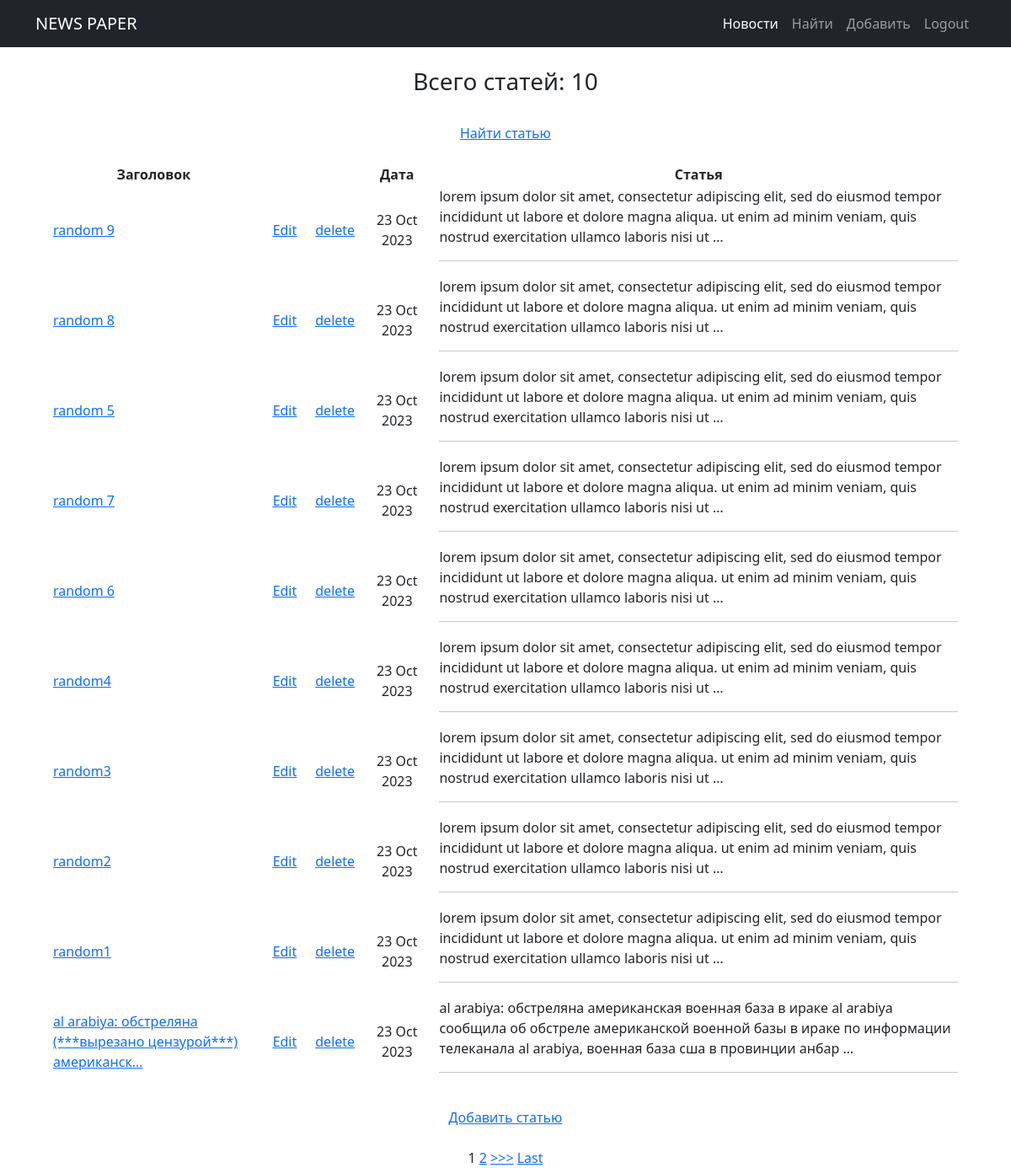
Page /news/ (signed in) on the committed database.
### news/models.py (models this page shows, shortened)
class Post(models.Model):
    author = models.ForeignKey(Author, on_delete=models.CASCADE)
    NEWS = 'NW'
    ARTICLE = 'AR'
    CATEGORY_CHOICES = (
        (NEWS, 'Новость'),
        (ARTICLE, 'Статья')
    )
    categoryType = models.CharField(max_length=2, choices=CATEGORY_CHOICES, default=ARTICLE)
    dateCreation = models.DateTimeField(auto_now_add=True)
    postCategory = models.ManyToManyField(Category, through='PostCategory')
    title = models.CharField(max_length=128)
    text = models.TextField()
    rating = models.SmallIntegerField(default=0)

### news/views.py (the view)
# urls.py: path('', NewsList.as_view(), name='news_list'), # т.к. сам по себе это класс, то нам надо представить этот класс в виде view.
class NewsList(ListView):
    model = Post  # указываем модель, объекты которой мы будем выводить
    template_name = 'news.html'  # указываем имя шаблона, в котором будет лежать HTML,
    context_object_name = 'news'  # это имя списка, в котором будут лежать все объекты,
    ordering = ['-dateCreation'] # сортировка по дате публикации, сначала более новые /  queryset = Post.objects.order_by('-dateCreation')
    paginate_by = 10 # поставим постраничный вывод в один элемент

### news/templatetags/custom_filters.py (called while the page is built)
@register.filter(name='censor') # регистрируем наш фильтр под именем censor,
def censor(censor_text): # первый аргумент здесь — это то значение, к которому надо применить фильтр,
    for word in censor_words:
        censor_text = censor_text.lower().replace(word.lower(), '(***ВЫРЕЗАНО ЦЕНЗУРОЙ***)')  # переводим в строчные буквы, заменяем на *censor*
    return censor_text # возвращаемое функцией значение — это то значение, которое подставится к нам в шаблон

### templates/news.html (shortened to what this page needs)
{% extends 'flatpages/default.html' %}
{% load custom_filters %}
{% block content %}
    <br>
    <h3> Всего статей: {{ news|length }} </h3>
    <br>
    {% if news %}
        <a href="{% url 'post_search' %}"> Найти статью </a>
        <br>
        <br>
        <table style="border-collapse: separate; border-spacing: 20px 0;">
            <tr>
                <td><strong>Заголовок</strong></td>
                <td></td>
                <td></td>
                <td><strong>Дата</strong></td>
                <td><strong>Статья</strong></td>
            </tr>
            {% for post in news %}
                <tr>
                    <td class="text-start">
                        <a href="{% url 'post_detail' post.id %}"> {{ post.title|censor|truncatechars:60  }}</a>
                    </td>
                    <td>
                        <a href="{% url 'post_update' post.id %}"><u>Edit</u></a>
                    </td>
                    <td>
                        <a href="{% url 'post_delete' post.id %}"><u> delete </u></a>
                    </td>
                    <td> {{ post.dateCreation|date:'d M Y' }} </td>
                    <td class="text-start"> {{ post.text|censor|truncatechars:200 }} <hr></td>
                </tr>
            {% endfor %}
        </table>
        {% else %}
            <br>
            <h2>Нет совпадений</h2>
    {% endif %}
    <br>
    <a href="{% url 'post_create' %}">Добавить статью</a> <br><br>
    {% if is_paginated %}
        {% for num in page_obj.paginator.page_range %}
            {% if page_obj.number == num %}
                <a>{{ num }}</a>
            {% elif num > page_obj.number|add:'-3' and num < page_obj.number|add:'3' %}
                <a href="?page={{ num }}">{{ num }}</a>
            {% endif %}
        {% endfor %}
        {% if page_obj.has_next %}
            <a href="?page={{ page_obj.next_page_number }}">>>></a>
            <a href="?page={{ page_obj.paginator.num_pages }}">Last</a>
        {% endif %}
    {% endif %}
{% endblock content %}

### rows in the picture
Post: title|censor "random 9", dateCreation "23 Oct 2023", text|censor "lorem ipsum dolor sit amet, consectetur adipiscing elit, sed do eiusmod tempor incididunt ut labore et dolore magna aliqua. ut enim ad minim veniam, quis nostrud exercitation ullamco laboris nisi ut …"
Post: title|censor "random 8", dateCreation "23 Oct 2023", text|censor "lorem ipsum dolor sit amet, consectetur adipiscing elit, sed do eiusmod tempor incididunt ut labore et dolore magna aliqua. ut enim ad minim veniam, quis nostrud exercitation ullamco laboris nisi ut …"
Post: title|censor "random 5", dateCreation "23 Oct 2023", text|censor "lorem ipsum dolor sit amet, consectetur adipiscing elit, sed do eiusmod tempor incididunt ut labore et dolore magna aliqua. ut enim ad minim veniam, quis nostrud exercitation ullamco laboris nisi ut …"
Post: title|censor "random 7", dateCreation "23 Oct 2023", text|censor "lorem ipsum dolor sit amet, consectetur adipiscing elit, sed do eiusmod tempor incididunt ut labore et dolore magna aliqua. ut enim ad minim veniam, quis nostrud exercitation ullamco laboris nisi ut …"
Post: title|censor "random 6", dateCreation "23 Oct 2023", text|censor "lorem ipsum dolor sit amet, consectetur adipiscing elit, sed do eiusmod tempor incididunt ut labore et dolore magna aliqua. ut enim ad minim veniam, quis nostrud exercitation ullamco laboris nisi ut …"
Post: title|censor "random4", dateCreation "23 Oct 2023", text|censor "lorem ipsum dolor sit amet, consectetur adipiscing elit, sed do eiusmod tempor incididunt ut labore et dolore magna aliqua. ut enim ad minim veniam, quis nostrud exercitation ullamco laboris nisi ut …"
Post: title|censor "random3", dateCreation "23 Oct 2023", text|censor "lorem ipsum dolor sit amet, consectetur adipiscing elit, sed do eiusmod tempor incididunt ut labore et dolore magna aliqua. ut enim ad minim veniam, quis nostrud exercitation ullamco laboris nisi ut …"
Post: title|censor "random2", dateCreation "23 Oct 2023", text|censor "lorem ipsum dolor sit amet, consectetur adipiscing elit, sed do eiusmod tempor incididunt ut labore et dolore magna aliqua. ut enim ad minim veniam, quis nostrud exercitation ullamco laboris nisi ut …"
Post: title|censor "random1", dateCreation "23 Oct 2023", text|censor "lorem ipsum dolor sit amet, consectetur adipiscing elit, sed do eiusmod tempor incididunt ut labore et dolore magna aliqua. ut enim ad minim veniam, quis nostrud exercitation ullamco laboris nisi ut …"
Post: title|censor "al arabiya: обстреляна (***вырезано цензурой***) американск…", dateCreation "23 Oct 2023", text|censor "al arabiya: обстреляна американская военная база в ираке al arabiya сообщила об обстреле американской военной базы в ираке по информации телеканала al arabiya, военная база сша в провинции анбар …"

### other values in the picture
{{ news|length }} "10"
{{ num }} "1"
{{ num }} "2"
